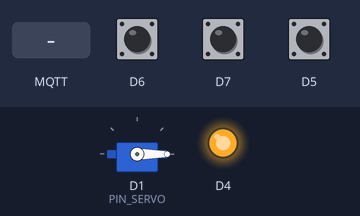
Bench run of a sketch on a simulated ESP8266 (Wemos D1 mini). Shown: servo, output pins drawn as LEDs (lit = HIGH, except the on-board LED, lit = LOW). The inputs (shaded band) are chosen by the test bench; at power-on: D6 HIGH, D7 HIGH, D5 HIGH. WiFi joins after 1.5 s; servers stay silent unless stated; no MQTT or app messages arrive unless stated; what the sketch prints to the serial monitor is not drawn.

Above: at 2.7 s.
2.8 s: D6 pulled LOW for 0.15 s
4.4 s: MQTT message "0" arrives on the first subscribed topic
5.9 s: MQTT message "orchestra/twitch" arrives on the first subscribed topic
7.4 s: MQTT message "1" arrives on the second subscribed topic
At 7.47 s:
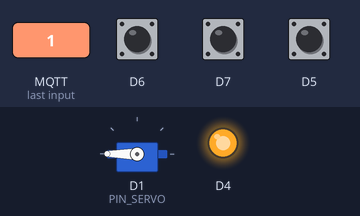
9.0 s: MQTT message "0" arrives on the second subscribed topic
At 10.4 s:
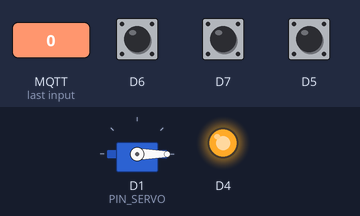
Timing chart, 0 to 11.5 s (numbered marks = the images above; inputs shaded):
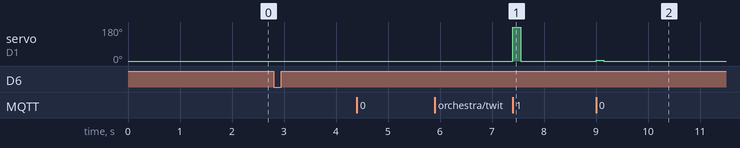

The sketch:

Robot_Orchestra_Wemos.ino
```cpp
// Robot Orchestra workshop code – for Wemos D1 mini network-enabled devices
//
// This version pulls Adafruit Huzzah and MQTT code from the Wishing Well repo,
// to produce a network-aware robot orchestra which receives beat patterns from
// a central MQTT server.

// Author: Jonathan Sanderson, for NUSTEM, Northumbria University
// Version: 2017-03-02 First working version

#include <ESP8266WiFi.h>
#include <PubSubClient.h>
#include <Servo.h>
// #include "network_functions.c"

const char* ssid = "connect";
const char* password = "nustem123"; // Security!

// Stick the IP address of the MQTT server in the line below.
// Find it by entering `ifconfig` at a Terminal prompt, and looking for
// the wlan0 ipv4 address.
// const char* mqtt_server = "10.0.1.3";
// const char* mqtt_server = "192.168.0.8";
const char* mqtt_server = "192.168.8.181";

String subString;
char skutterNameArray[60];
int myChannel;
int myOldChannel;
int units;
int twos;
int fours;

// Each robot has a unique name, generated from the hardware MAC address.
// These variables will store those names.
String huzzahMACAddress;
String skutterNameString;
String subsTargetString;
char subsTargetArray[60];

// Is this Skutter robot currently selected as active, or not?
bool active = false;

// Variables for the wifi and MQTT clients
WiFiClient espClient;
PubSubClient client(espClient);

// Pin definitions
#define PIN_SERVO D1

Servo myservo;


// Number of beats in sequence (two bytes, so we'll run out of string storage first)
unsigned int nbeats = 16;
// Storage for beats array, to be stepped through
String beatsString;

// Define how far the servo moves
// Fiddling with this is rare, and note that the servo rarely has time to reach angleTwitch
const int angleRest = 0;          // Initial angle of servo
const int angleTwitch = 180;      // Deflection target angle if we're playing a beat
const int angleMiss = 05;         // Deflection target angle if we're playing a miss, not a beat
const int angleTwitchReverse = 0; // Not used in this code version

// Define playback speed in beats per minute, and a tempo (beat duration) from that
// Note that fast tempos give less time for the servo to move, so may lead to weak hits.
const int bpm = 120;
const int tempo = (int) ( 1000 / (bpm/60) ); // milliseconds

void setup() {
    // Setup code, runs once only:
    Serial.begin(115200);
    setup_wifi();

    // Set up on-board LEDs for diagnostics
    pinMode(BUILTIN_LED, OUTPUT);
    pinMode(02, OUTPUT);

    pinMode(D5, INPUT_PULLUP);
    pinMode(D6, INPUT_PULLUP);
    pinMode(D7, INPUT_PULLUP);

    // default to the zeroth channel for playback
    myChannel = 0;
    myOldChannel = 0;

    // Get this Huzzah's MAC address and use it to register with the MQTT server
    huzzahMACAddress = WiFi.macAddress();
    skutterNameString = "skutter_" + huzzahMACAddress;
    Serial.println(skutterNameString);
    skutterNameString.toCharArray(skutterNameArray, 60);
    subsTargetString = "orchestra/" + skutterNameString;
    subsTargetString.toCharArray(subsTargetArray, 60);
    for (int i = 0; i < 60; i++) {
        Serial.print(subsTargetArray[i]);
    }
    Serial.println();

    client.setServer(mqtt_server, 1883);
    client.setCallback(callback);

    myservo.attach(PIN_SERVO);
    myservo.write(angleRest); // Set to zero speed so there's no servo kick on boot. Doesn't work.

}

void loop() {
    // Call the MQTT client to poll for updates, reconnecting if necessary
    // Handle messages via the callback function
    if (!client.connected()) {
        reconnect();
    }
    client.loop();
    units = !digitalRead(D5);
    twos = !digitalRead(D6);
    fours = !digitalRead(D7);
    myChannel = (4 * fours) + (2 * twos) + units;
    if (myChannel != myOldChannel) {
      Serial.print(F(">>> myChannel changed to: "));
      Serial.println(myChannel);
      myOldChannel = myChannel;
    }
}


// CALLBACK function; parses received messages and acts upon them.
void callback(char* topic, byte* payload, unsigned int length) {

    // Convert topic and message to C++ String types, for ease of handling

    // message length gives us the length of the payload
    String payloadString;
    for (int i = 0; i < length; i++) {
        payloadString += String((char)payload[i]);
    }

    // for the topic, we need to call strlen to find the length
    String topicString;
    for (int i = 0; i < strlen(topic); i++) {
        topicString += String((char)topic[i]);
    }

    // Debug: print the (processed) received message to serial
    Serial.print(F("Message arrived ["));
    Serial.print(topicString);
    Serial.print(F("] "));
    Serial.println(payloadString);

    // Now handle the possible messages, matching on topic

    /* TARGET CHANGED ********************************************/
   if (topicString == subsTargetString) {
       Serial.println(F("Beat announced!"));
       // Check to see if this Skutter is disabled, else enable
       if (payloadString == "0") {
           active = false;
           Serial.println(F("This Skutter is now inactive"));
       } else {
           active = true;
           Serial.println(F("This Skutter is now ACTIVE!"));
       }
   }

     /* HANDLE TWITCH *******************************************/
    // This is mostly for testing purposes, but does allow entirely
    // server-driven playback rather than transferring beat patterns
    // and triggering playback in sync.
    if ( (topicString == "orchestra/twitch") && active ) {
        if ( payloadString == "1" ) {
            Serial.println(F("BONG!"));
            twitch(myservo, angleTwitch);
        } else if ( payloadString == "0" ) {
            twitch(myservo, angleMiss);
            Serial.println(F("pish!"));
        }
        delay(150); // Give the servo time to move
        // Return the servo to rest position
        twitch(myservo, angleRest);
    }

    /* HANDLE RECEIVED BEAT SET - LIVE PLAYBACK *****************/
    if (topicString == "orchestra/playset") {
        String thisBeat = String(payloadString.charAt(myChannel));
        Serial.println(thisBeat);
        // Turn the indicator LED on
        digitalWrite(BUILTIN_LED, HIGH);
        if ( thisBeat == "1" ) {
            Serial.println(F("BONG!"));
            twitch(myservo, angleTwitch);
        } else if ( thisBeat == "0" ) {
            twitch(myservo, angleMiss);
            Serial.println(F("pish!"));
        }

        delay(150); // Give the servo time to move
        // Return the servo to rest position
        twitch(myservo, angleRest);
        // ...and turn the LED off
        digitalWrite(BUILTIN_LED, LOW);
    }

    /* HANDLE RECEIVED BEAT SEQUENCE ****************************/
    if ( (topicString == "orchestra/beats") && active ) {
        // Store received beat pattern in global String
        beatsString = payloadString;
        nbeats = payloadString.length();
        Serial.print("Sequence length received: ");
        Serial.println(nbeats);
    }

    /* HANDLE PLAYBACK CUE **************************************/
    // trigger playback of stored beat pattern.
    if ( (topicString == "orchestra/play") && active ) {
        // Confirm the beat pattern we're going to play
        Serial.print("Playing pattern: ");
        Serial.println(beatsString);
        // Loop through the beat array
        for ( int beat = 0 ; beat < nbeats ; beat++ ) {
            // Get the individual beat (NB. neat to cast to String, since .charAt returns char
            String thisBeat = String(beatsString.charAt(beat));
            // Print the beat index and value
            Serial.print(beat);
            Serial.print(":");
            Serial.print(thisBeat);
            if ( thisBeat == "1" ) {
                digitalWrite(02, HIGH);
                twitch(myservo, angleTwitch); // Play a hit
                Serial.println(F(" BONG!"));
            } else {
                digitalWrite(02, HIGH);
                twitch(myservo, angleMiss);  // Play a miss
                Serial.println(F(" pish!"));
            }
            delay(150); // Give the servos time to move
            digitalWrite(02, LOW);
            // Return the servos to rest position
            twitch(myservo, angleRest);
            delay(tempo-(200)); // give the servos time to move back, correcting for desired tempo
        }

  }

}


void twitch(Servo &theServo, int angle) {
    theServo.write(angle); // Move towards chosen angle
}

// Setup WiFi network, reporting local IP address to serial
void setup_wifi() {
  delay(10);
  // We start by connecting to a WiFi network
  Serial.println();
  Serial.print("Connecting to ");
  Serial.println(ssid);

  WiFi.begin(ssid, password);

  while (WiFi.status() != WL_CONNECTED) {
    delay(500);
    Serial.print(".");
  }

  Serial.println("");
  Serial.println("WiFi connected");
  Serial.println("IP address: ");
  Serial.println(WiFi.localIP());

}


// Maintain MQTT broker connection, subscribe to topics on (re)connect
void reconnect() {
  // Loop until we're reconnected
  digitalWrite(02, HIGH);
  while (!client.connected()) {
    Serial.print("Attempting MQTT connection...");
    // Attempt to connect
    digitalWrite(02, LOW);
    if (client.connect(skutterNameArray)) {
      Serial.println("connected");
      client.publish("orchestra/announce", subsTargetArray);
      client.subscribe(subsTargetArray);
      client.subscribe("orchestra/twitch");
      client.subscribe("orchestra/beats");
      client.subscribe("orchestra/play");
      // Subscribe to the global playback channel
      client.subscribe("orchestra/playset");
    } else {
      Serial.print("failed, rc=");
      Serial.print(client.state());
      Serial.println(" try again in 5 seconds");
      // Wait 5 seconds before retrying
      digitalWrite(00, HIGH);
      delay(5000);
    }
  }
}
```

Measured:
- after the input at 2.8 s, every drawn part: stays the same
- after the input at 4.4 s, every drawn part: stays the same
- after the input at 5.9 s, every drawn part: stays the same
- after the input at 7.4 s, servo on D1 (PIN_SERVO): 0° → 180° at once, → 0° 0.15 s later
- after the input at 9.0 s, servo on D1 (PIN_SERVO): 0° → 5° at once, → 0° 0.15 s later
